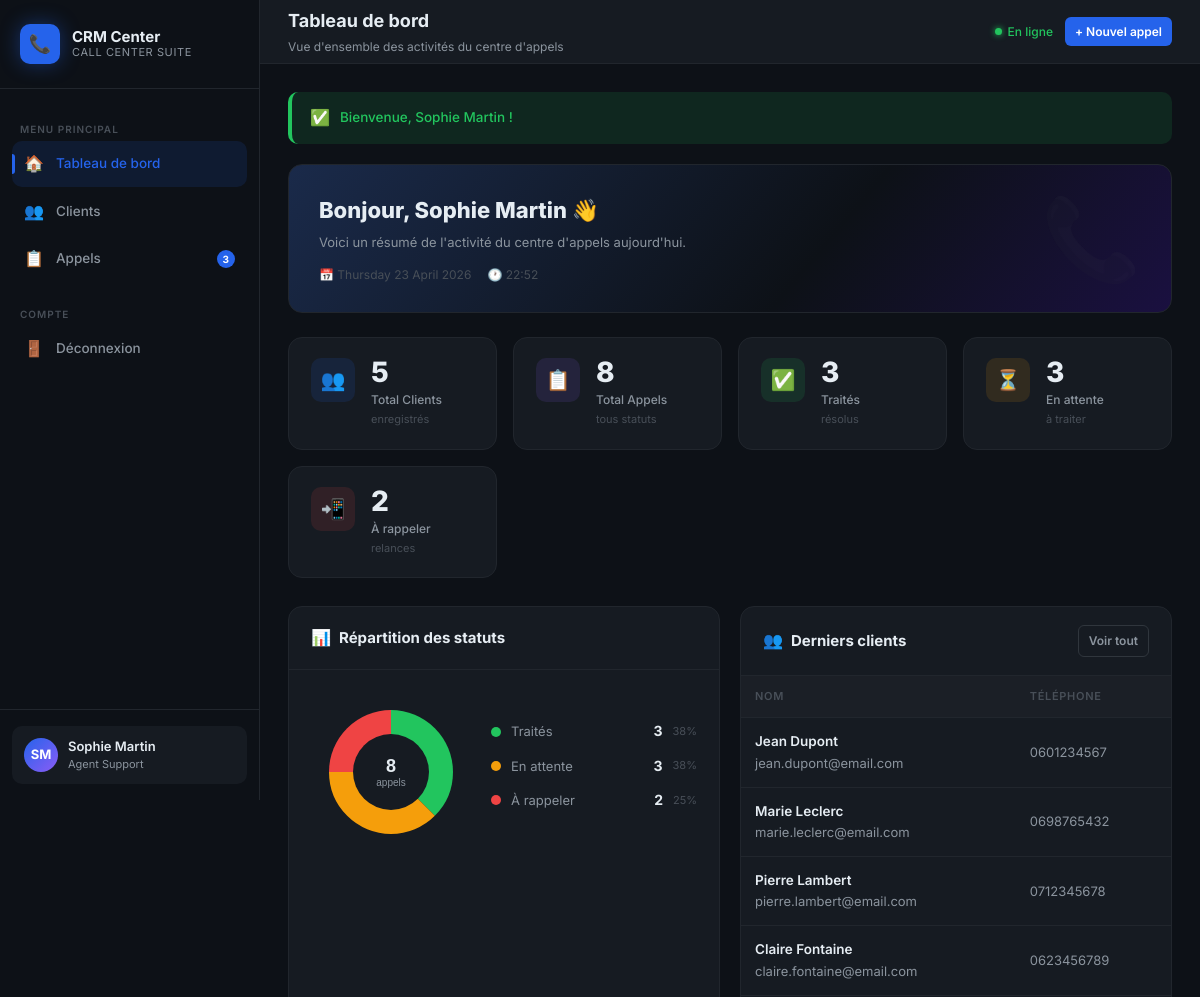
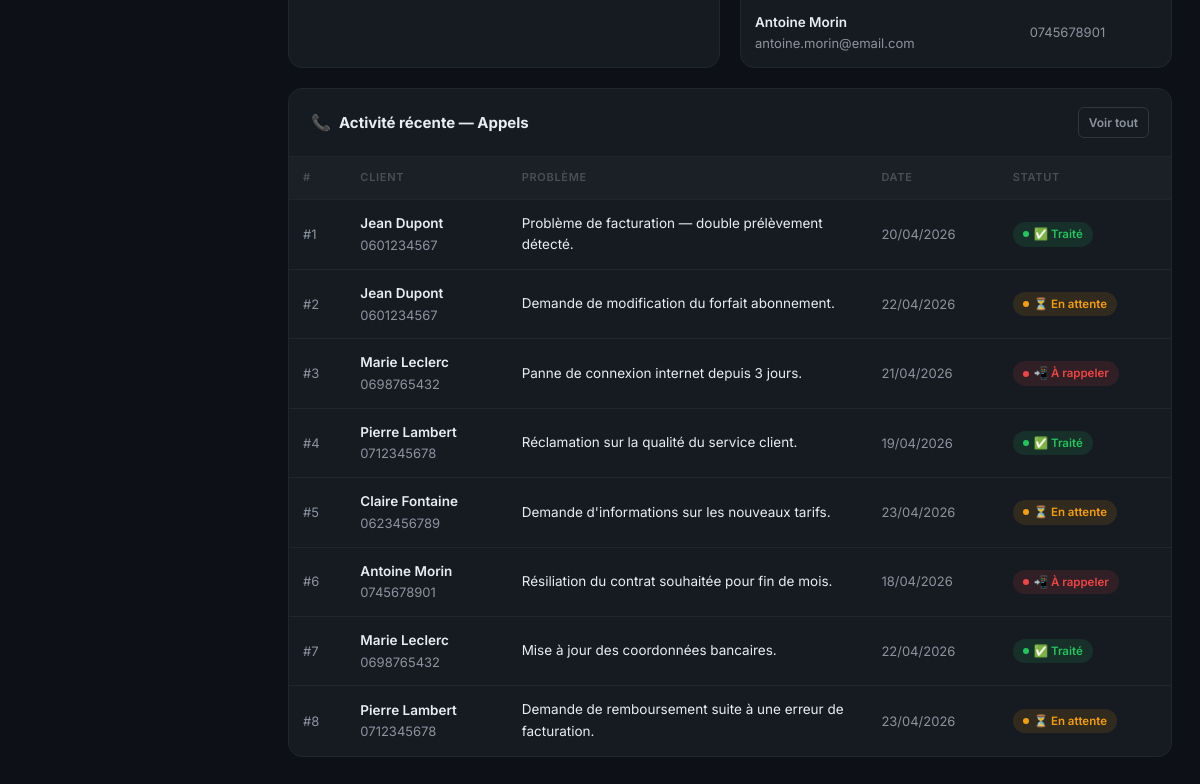
/dashboard.php (signed in), run on the app's committed database (2 pictures, top to bottom).
### tables this page shows
CREATE TABLE calls (
    id          INT UNSIGNED    AUTO_INCREMENT PRIMARY KEY,
    client_id   INT UNSIGNED    NOT NULL,
    problem     TEXT            NOT NULL,
    call_date   DATE            NOT NULL,
    status      ENUM('Traité','En attente','À rappeler') NOT NULL DEFAULT 'En attente',
    created_at  DATETIME        NOT NULL DEFAULT CURRENT_TIMESTAMP,
    updated_at  DATETIME        NOT NULL DEFAULT CURRENT_TIMESTAMP ON UPDATE CURRENT_TIMESTAMP,
    CONSTRAINT fk_calls_client
        FOREIGN KEY (client_id) REFERENCES clients(id)
        ON DELETE CASCADE
        ON UPDATE CASCADE
);

CREATE TABLE clients (
    id         INT UNSIGNED    AUTO_INCREMENT PRIMARY KEY,
    name       VARCHAR(100)    NOT NULL,
    phone      VARCHAR(30)     NOT NULL,
    email      VARCHAR(150)    DEFAULT NULL,
    notes      TEXT            DEFAULT NULL,
    created_at DATETIME        NOT NULL DEFAULT CURRENT_TIMESTAMP,
    updated_at DATETIME        NOT NULL DEFAULT CURRENT_TIMESTAMP ON UPDATE CURRENT_TIMESTAMP
);

### config.php (called while the page is built, shortened)
<?php
function get_flash(): ?array
{
    if (!empty($_SESSION['flash'])) {
        $flash = $_SESSION['flash'];
        return $flash;
    }
    return null;
}

### dashboard.php (the view, shortened to what this page needs)
<?php
require_once 'config.php';
$totalClients  = (int) $pdo->query("SELECT COUNT(*) FROM clients")->fetchColumn();
$totalCalls    = (int) $pdo->query("SELECT COUNT(*) FROM calls")->fetchColumn();
$callsTraite   = (int) $pdo->query("SELECT COUNT(*) FROM calls WHERE status = 'Traité'")->fetchColumn();
$callsAttente  = (int) $pdo->query("SELECT COUNT(*) FROM calls WHERE status = 'En attente'")->fetchColumn();
$callsRappeler = (int) $pdo->query("SELECT COUNT(*) FROM calls WHERE status = 'À rappeler'")->fetchColumn();
$recentCalls = $pdo->query("
    SELECT c.*, cl.name AS client_name, cl.phone AS client_phone
    FROM calls c
    JOIN clients cl ON cl.id = c.client_id
    ORDER BY c.created_at DESC
    LIMIT 8
")->fetchAll();
$recentClients = $pdo->query("
    SELECT * FROM clients ORDER BY created_at DESC LIMIT 5
")->fetchAll();
$flash = get_flash();
function statusBadge(string $status): string {
    return match($status) {
        'Traité'     => 'badge-success',
        'En attente' => 'badge-warning',
        'À rappeler' => 'badge-danger',
        default      => 'badge-info',
    };
}
function statusEmoji(string $status): string {
    return match($status) {
        'Traité'     => '✅',
        'En attente' => '⏳',
        'À rappeler' => '📲',
        default      => '❓',
    };
}
?>
<!DOCTYPE html>
<html lang="fr">
<head>
    <link rel="stylesheet" href="css/style.css">
</head>
<body>
<div class="app-wrapper">
    <?php include 'includes/sidebar.php'; ?>
    <div class="main-content">
        <header class="top-header">
            <div>
                <div class="header-title">Tableau de bord</div>
                <div class="header-meta">Vue d'ensemble des activités du centre d'appels</div>
            </div>
            <div class="header-actions">
                <span class="status-badge-online">En ligne</span>
                <a href="calls.php?action=add" class="btn btn-primary btn-sm">+ Nouvel appel</a>
            </div>
        </header>
        <div class="page-body">
            <?php if ($flash): ?>
                <div class="flash flash-<?= htmlspecialchars($flash['type']) ?>">
                    <span class="flash-icon"><?= $flash['type'] === 'success' ? '✅' : '❌' ?></span>
                    <?= htmlspecialchars($flash['message']) ?>
                </div>
            <?php endif; ?>
            <div class="welcome-banner">
                <div>
                    <h2>Bonjour, <?= htmlspecialchars($_SESSION['agent_name']) ?> 👋</h2>
                    <p>Voici un résumé de l'activité du centre d'appels aujourd'hui.</p>
                    <div class="welcome-meta">
                        <span>📅 <?= date('l d F Y') ?></span>
                        <span>🕐 <?= date('H:i') ?></span>
                    </div>
                </div>
            </div>
            <div class="stats-grid">
                <div class="stat-card">
                    <div class="stat-icon blue">👥</div>
                    <div class="stat-body">
                        <div class="stat-value"><?= $totalClients ?></div>
                        <div class="stat-label">Total Clients</div>
                        <div class="stat-sub">enregistrés</div>
                    </div>
                </div>
                <div class="stat-card">
                    <div class="stat-icon purple">📋</div>
                    <div class="stat-body">
                        <div class="stat-value"><?= $totalCalls ?></div>
                        <div class="stat-label">Total Appels</div>
                        <div class="stat-sub">tous statuts</div>
                    </div>
                </div>
                <div class="stat-card">
                    <div class="stat-icon green">✅</div>
                    <div class="stat-body">
                        <div class="stat-value"><?= $callsTraite ?></div>
                        <div class="stat-label">Traités</div>
                        <div class="stat-sub">résolus</div>
                    </div>
                </div>
                <div class="stat-card">
                    <div class="stat-icon amber">⏳</div>
                    <div class="stat-body">
                        <div class="stat-value"><?= $callsAttente ?></div>
                        <div class="stat-label">En attente</div>
                        <div class="stat-sub">à traiter</div>
                    </div>
                </div>
                <div class="stat-card">
                    <div class="stat-icon red">📲</div>
                    <div class="stat-body">
                        <div class="stat-value"><?= $callsRappeler ?></div>
                        <div class="stat-label">À rappeler</div>
                        <div class="stat-sub">relances</div>
                    </div>
                </div>
            </div>
            <div class="grid-2col">
                <div class="panel mb-0">
                    <div class="panel-header">
                        <div class="panel-title">
                            <span class="panel-icon">📊</span>
                            Répartition des statuts
                        </div>
                    </div>
                    <div class="panel-body">
                        <div class="donut-wrap">
                            <canvas id="donutChart"></canvas>
                            <div class="status-legend">
                                <?php
                                $legendData = [
                                    ['label'=>'Traités',     'count'=>$callsTraite,   'color'=>'#22c55e'],
                                    ['label'=>'En attente',  'count'=>$callsAttente,  'color'=>'#f59e0b'],
                                    ['label'=>'À rappeler',  'count'=>$callsRappeler, 'color'=>'#ef4444'],
                                ];
                                foreach ($legendData as $l):
                                    $pct = $totalCalls > 0 ? round($l['count'] / $totalCalls * 100) : 0;
                                ?>
                                <div class="legend-item">
                                    <div class="legend-dot" style="background:<?= $l['color'] ?>"></div>
                                    <span class="legend-label"><?= $l['label'] ?></span>
                                    <span class="legend-count"><?= $l['count'] ?></span>
                                    <span class="legend-pct"><?= $pct ?>%</span>
                                </div>
                                <?php endforeach; ?>
                            </div>
                        </div>
                    </div>
                </div>
                <div class="panel mb-0">
                    <div class="panel-header">
                        <div class="panel-title">
                            <span class="panel-icon">👥</span>
                            Derniers clients
                        </div>
                        <a href="clients.php" class="btn btn-ghost btn-sm">Voir tout</a>
                    </div>
                    <div class="panel-body" style="padding:0;">
                        <?php if (empty($recentClients)): ?>
                            <div class="empty-state" style="padding:30px 0;">
                                <div class="empty-icon">👥</div>
                                <h3>Aucun client</h3>
                            </div>
                        <?php else: ?>
                        <div class="table-wrapper">
                            <table>
                                <thead>
                                    <tr>
                                        <th>Nom</th>
                                        <th>Téléphone</th>
                                    </tr>
                                </thead>
                                <tbody>
                                    <?php foreach ($recentClients as $cl): ?>
                                    <tr>
                                        <td>
                                            <div style="font-weight:600;"><?= htmlspecialchars($cl['name']) ?></div>
                                            <div class="td-muted" style="font-size:12px;"><?= htmlspecialchars($cl['email'] ?? '—') ?></div>
                                        </td>
                                        <td class="td-muted"><?= htmlspecialchars($cl['phone']) ?></td>
                                    </tr>
                                    <?php endforeach; ?>
                                </tbody>
                            </table>
                        </div>
                        <?php endif; ?>
                    </div>
                </div>
            </div>
            <div class="panel" style="margin-top:20px;">
                <div class="panel-header">
                    <div class="panel-title">
                        <span class="panel-icon">📞</span>
                        Activité récente — Appels
                    </div>
                    <a href="calls.php" class="btn btn-ghost btn-sm">Voir tout</a>
                </div>
                <div class="panel-body" style="padding:0;">
                    <?php if (empty($recentCalls)): ?>
                        <div class="empty-state">
                            <div class="empty-icon">📋</div>
                            <h3>Aucun appel enregistré</h3>
                        </div>
                    <?php else: ?>
                    <div class="table-wrapper">
                        <table>
                            <thead>
                                <tr>
                                    <th>#</th>
                                    <th>Client</th>
                                    <th>Problème</th>
                                    <th>Date</th>
                                    <th>Statut</th>
                                </tr>
                            </thead>
                            <tbody>
                                <?php foreach ($recentCalls as $call): ?>
                                <tr>
                                    <td class="td-muted">#<?= $call['id'] ?></td>
                                    <td>
                                        <div style="font-weight:600;"><?= htmlspecialchars($call['client_name']) ?></div>
                                        <div class="td-muted" style="font-size:12px;"><?= htmlspecialchars($call['client_phone']) ?></div>
                                    </td>
                                    <td style="max-width:280px;white-space:normal;">
                                        <?= htmlspecialchars(mb_strimwidth($call['problem'], 0, 70, '…')) ?>
                                    </td>
                                    <td class="td-muted"><?= date('d/m/Y', strtotime($call['call_date'])) ?></td>
                                    <td>
                                        <span class="badge <?= statusBadge($call['status']) ?>">
                                            <?= statusEmoji($call['status']) ?> <?= htmlspecialchars($call['status']) ?>
                                        </span>
                                    </td>
                                </tr>
                                <?php endforeach; ?>
                            </tbody>
                        </table>
                    </div>
                    <?php endif; ?>
                </div>
            </div>
        </div>
    </div>
</div>
<script>
// ── Donut Chart (vanilla canvas, no lib needed) ──────────────────────────────
(function () {
    const canvas = document.getElementById('donutChart');
    if (!canvas) return;
    const ctx = canvas.getContext('2d');
    const data   = [<?= $callsTraite ?>, <?= $callsAttente ?>, <?= $callsRappeler ?>];
    const colors = ['#22c55e', '#f59e0b', '#ef4444'];
    const total  = data.reduce((a,b) => a+b, 0);
    const dpr    = window.devicePixelRatio || 1;
    const size   = 160;
    canvas.width  = size * dpr;
    canvas.height = size * dpr;
    canvas.style.width  = size + 'px';
    canvas.style.height = size + 'px';
    ctx.scale(dpr, dpr);
    const cx = size / 2, cy = size / 2, r = 62, innerR = 38;
    let startAngle = -Math.PI / 2;
    if (total === 0) {
        // Empty state ring
        ctx.beginPath();
        ctx.arc(cx, cy, r, 0, 2 * Math.PI);
        ctx.arc(cx, cy, innerR, 0, 2 * Math.PI, true);
        ctx.fillStyle = '#21262d';
        ctx.fill('evenodd');
        ctx.fillStyle = '#484f58';
        ctx.font = 'bold 14px Inter, sans-serif';
        ctx.textAlign = 'center';
        ctx.textBaseline = 'middle';
        ctx.fillText('0', cx, cy);
        return;
    }
    data.forEach((val, i) => {
        if (val === 0) return;
        const slice = (val / total) * 2 * Math.PI;
        const endAngle = startAngle + slice;
        ctx.beginPath();
        ctx.moveTo(cx, cy);
        ctx.arc(cx, cy, r, startAngle, endAngle);
        ctx.closePath();
        ctx.fillStyle = colors[i];
        ctx.fill();
        startAngle = endAngle;
    });
    // Punch donut hole
    ctx.beginPath();
    ctx.arc(cx, cy, innerR, 0, 2 * Math.PI);
    ctx.fillStyle = '#161b22';
    ctx.fill();
    // Center label
    ctx.fillStyle = '#e6edf3';
    ctx.font = 'bold 18px Inter, sans-serif';
    ctx.textAlign = 'center';
    ctx.textBaseline = 'middle';
    ctx.fillText(total, cx, cy - 5);
    ctx.fillStyle = '#8b949e';
    ctx.font = '10px Inter, sans-serif';
    ctx.fillText('appels', cx, cy + 11);
})();
</script>
</body>
</html>

### data on the page
calls: status "En attente", client "3", pct "38", id "8", client.name "Pierre Lambert", client.phone "0712345678", problem "Demande de remboursement suite à une erreur de facturation.", call_date "23/04/2026", status "⏳"
calls: status "À rappeler", client "2", pct "25", id "3", client.name "Marie Leclerc", client.phone "0698765432", problem "Panne de connexion internet depuis 3 jours.", call_date "21/04/2026", status "📲"
clients: name "Jean Dupont", email "jean.dupont@email.com", phone "0601234567"
clients: name "Marie Leclerc", email "marie.leclerc@email.com", phone "0698765432"
clients: name "Pierre Lambert", email "pierre.lambert@email.com", phone "0712345678"
clients: name "Claire Fontaine", email "claire.fontaine@email.com", phone "0623456789"
clients: name "Antoine Morin", email "antoine.morin@email.com", phone "0745678901"
calls: id "1", client.name "Jean Dupont", client.phone "0601234567", problem "Problème de facturation — double prélèvement détecté.", call_date "20/04/2026", status "✅", status "Traité"
calls: id "2", client.name "Jean Dupont", client.phone "0601234567", problem "Demande de modification du forfait abonnement.", call_date "22/04/2026", status "⏳", status "En attente"
calls: id "4", client.name "Pierre Lambert", client.phone "0712345678", problem "Réclamation sur la qualité du service client.", call_date "19/04/2026", status "✅", status "Traité"
calls: id "5", client.name "Claire Fontaine", client.phone "0623456789", problem "Demande d'informations sur les nouveaux tarifs.", call_date "23/04/2026", status "⏳", status "En attente"
calls: id "6", client.name "Antoine Morin", client.phone "0745678901", problem "Résiliation du contrat souhaitée pour fin de mois.", call_date "18/04/2026", status "📲", status "À rappeler"
calls: id "7", client.name "Marie Leclerc", client.phone "0698765432", problem "Mise à jour des coordonnées bancaires.", call_date "22/04/2026", status "✅", status "Traité"

### other printed values
$pendingCount "3"
$initials "SM"
$agentName "Sophie Martin"
$flash['message'] "Bienvenue, Sophie Martin !"
$_SESSION['agent_name'] "Sophie Martin"
$totalClients "5"
$totalCalls "8"
$callsTraite "3"
$callsAttente "3"
$callsRappeler "2"
$l['label'] "Traités"
$l['count'] "3"
$pct "38"
